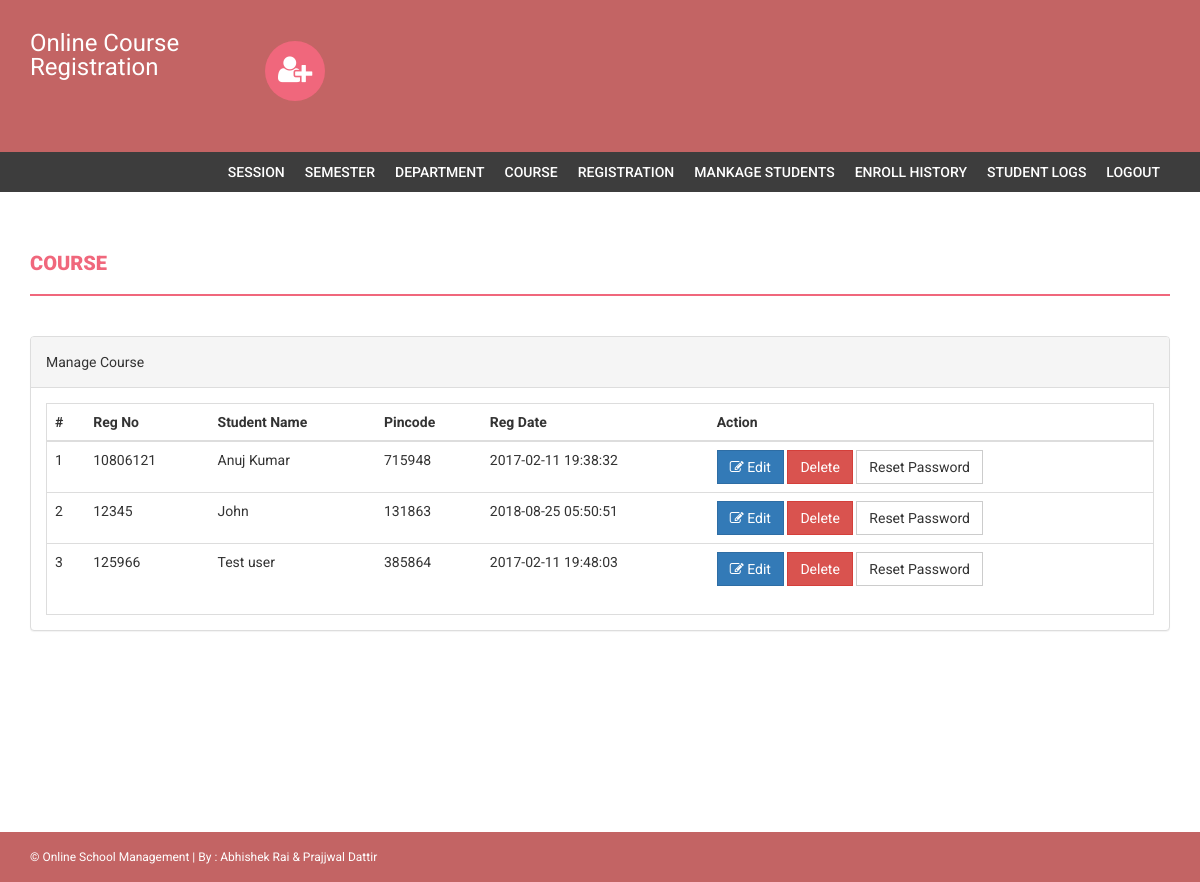
/admin/manage-students.php (signed in), run on an earlier commit of the app's database.
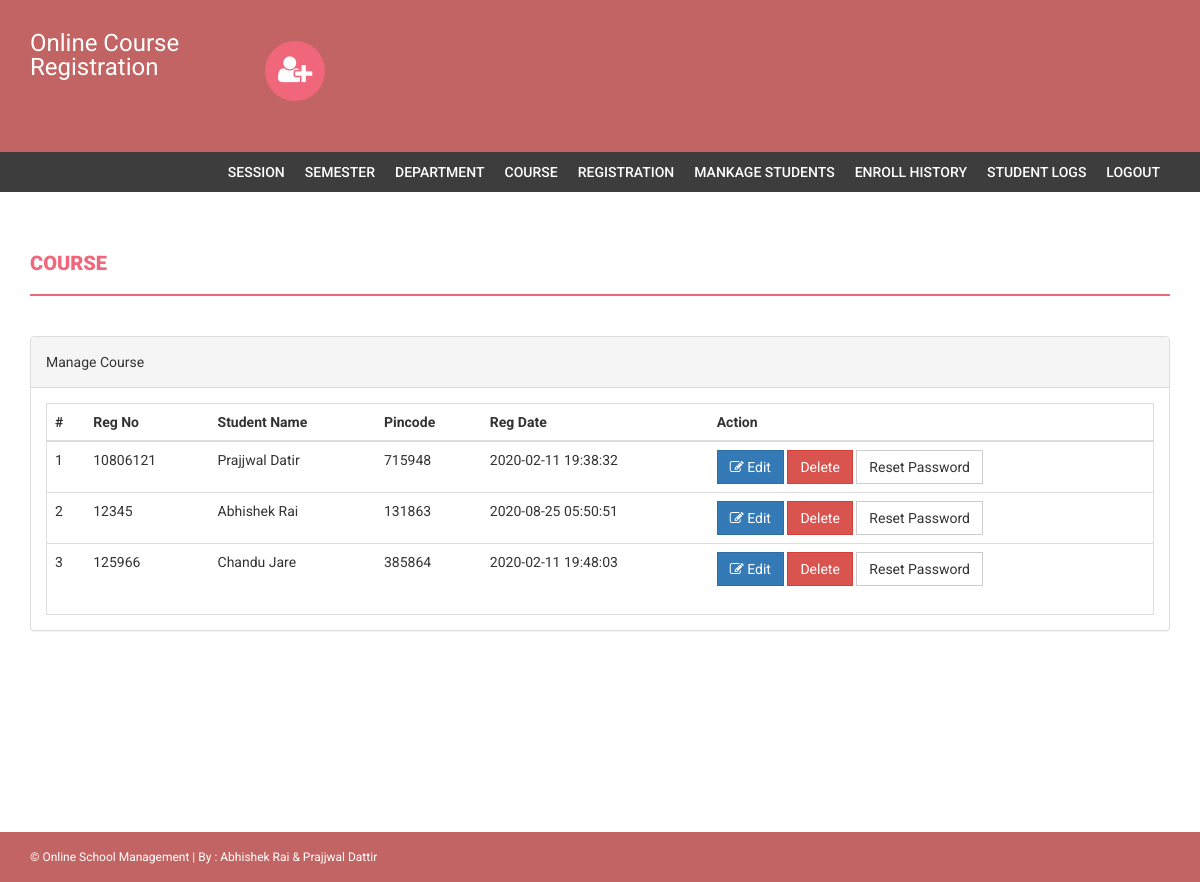
And on a later commit of the database.
### tables this page shows
CREATE TABLE `students` (
  `StudentRegno` varchar(255) NOT NULL,
  `studentPhoto` varchar(255) DEFAULT NULL,
  `password` varchar(255) DEFAULT NULL,
  `studentName` varchar(255) DEFAULT NULL,
  `pincode` varchar(255) DEFAULT NULL,
  `session` varchar(255) DEFAULT NULL,
  `department` varchar(255) DEFAULT NULL,
  `semester` varchar(255) DEFAULT NULL,
  `cgpa` decimal(10,2) DEFAULT NULL,
  `creationdate` timestamp NULL DEFAULT current_timestamp(),
  `updationDate` varchar(255) DEFAULT NULL
);

### admin/manage-students.php (the view, shortened to what this page needs)
<?php
if(strlen($_SESSION['alogin'])==0)
    {
header('location:index.php');
}
else{
?>
<!DOCTYPE html>
<html xmlns="http://www.w3.org/1999/xhtml">
<head>
    <link href="assets/css/bootstrap.css" rel="stylesheet" />
    <link href="assets/css/font-awesome.css" rel="stylesheet" />
    <link href="assets/css/style.css" rel="stylesheet" />
</head>
<body>
<?php include('includes/header.php');?>
<?php if($_SESSION['alogin']!="")
{
 include('includes/menubar.php');
}
 ?>
    <div class="content-wrapper">
        <div class="container">
              <div class="row">
                    <div class="col-md-12">
                        <h1 class="page-head-line">Course  </h1>
                    </div>
                </div>
                <div class="row" >
                <div class="col-md-12">
                    <div class="panel panel-default">
                        <div class="panel-heading">
                            Manage Course
                        </div>
                        <div class="panel-body">
                            <div class="table-responsive table-bordered">
                                <table class="table">
                                    <thead>
                                        <tr>
                                            <th>#</th>
                                            <th>Reg No </th>
                                            <th>Student Name </th>
                                            <th> Pincode</th>
                                             <th>Reg Date</th>
                                             <th>Action</th>
                                        </tr>
                                    </thead>
                                    <tbody>
<?php
$sql=mysqli_query($con,"select * from students");
$cnt=1;
while($row=mysqli_fetch_array($sql))
{
?>
                                        <tr>
                                            <td><?php echo $cnt;?></td>
                                            <td><?php echo htmlentities($row['StudentRegno']);?></td>
                                            <td><?php echo htmlentities($row['studentName']);?></td>
                                            <td><?php echo htmlentities($row['pincode']);?></td>
                                            <td><?php echo htmlentities($row['creationdate']);?></td>
                                            <td>
                                            <a href="edit-student-profile.php?id=<?php echo $row['StudentRegno']?>">
<button class="btn btn-primary"><i class="fa fa-edit "></i> Edit</button> </a>
<a href="manage-students.php?id=<?php echo $row['StudentRegno']?>&del=delete" onClick="return confirm('Are you sure you want to delete?')">
                                            <button class="btn btn-danger">Delete</button>
</a>
<a href="manage-students.php?id=<?php echo $row['StudentRegno']?>&pass=update" onClick="return confirm('Are you sure you want to reset password?')">
<button type="submit" name="submit" id="submit" class="btn btn-default">Reset Password</button>
</a>
                                            </td>
                                        </tr>
<?php
$cnt++;
} ?>
                                    </tbody>
                                </table>
                            </div>
                        </div>
                    </div>
                </div>
            </div>
        </div>
    </div>
  <?php include('includes/footer.php');?>
</body>
</html>
<?php } ?>

What changed in the data, as far as the page shows it:
changed students id 10806121: studentName "Anuj Kumar" → "Prajjwal Datir"; creationdate "2017-02-11 19:38:32" → "2020-02-11 19:38:32"
changed students id 12345: studentName "John" → "Abhishek Rai"; creationdate "2018-08-25 05:50:51" → "2020-08-25 05:50:51"
changed students id 125966: studentName "Test user" → "Chandu Jare"; creationdate "2017-02-11 19:48:03" → "2020-02-11 19:48:03"
